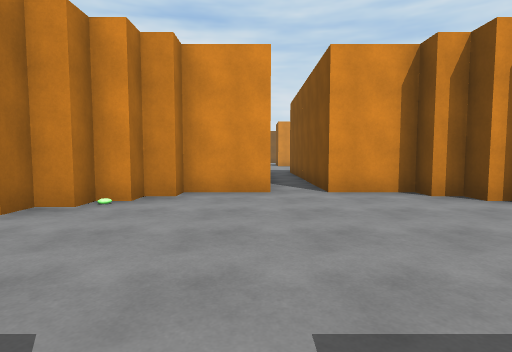
[1] (above)

20 first-person views from a walk through a 3-D level made in the Unity game engine. The camera is 1.3 m above the floor, tilts 4° down and sees 80° across. The floor is counted in squares, 2 m on a side. Each view is taken from the middle of a square. On the plan, view 1 faces up. The plan holds only what a view shows up to about 10 squares ahead; the rest is blank. The place goes on beyond the plan. The player character is not drawn. Surface patterns are stand-ins for the level's own textures.

[2]
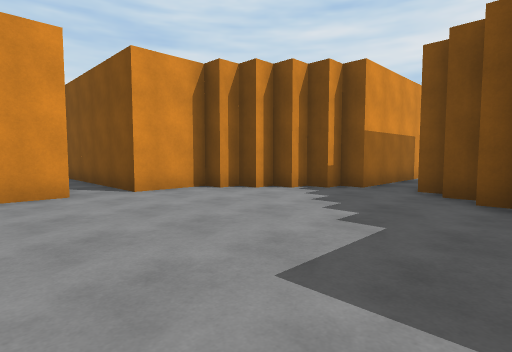

[3]
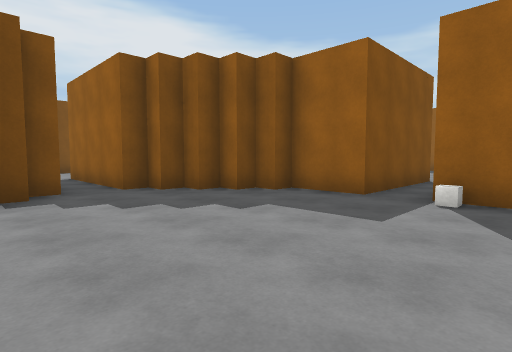

[4]
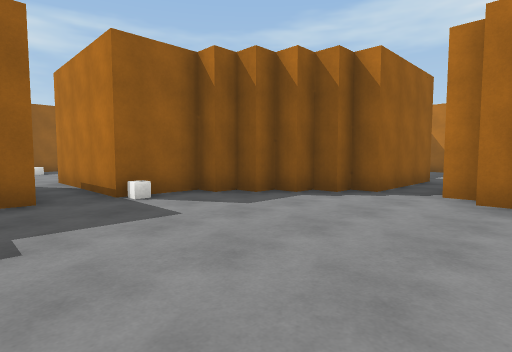

[5]
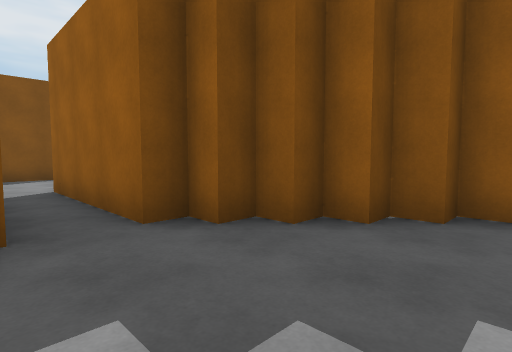

[6]
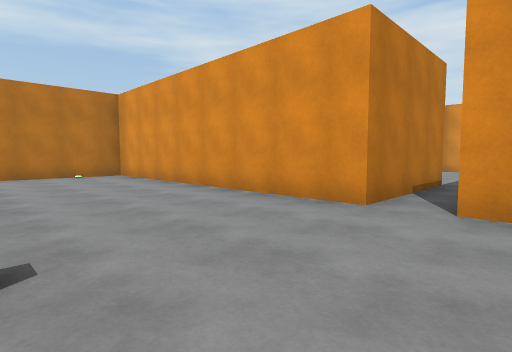

[7]
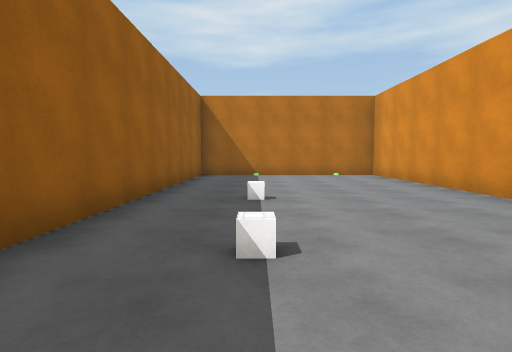

[8]
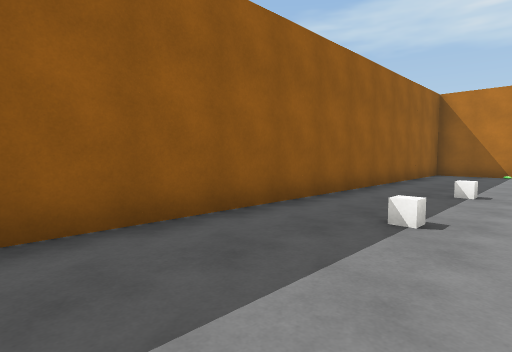

[9]
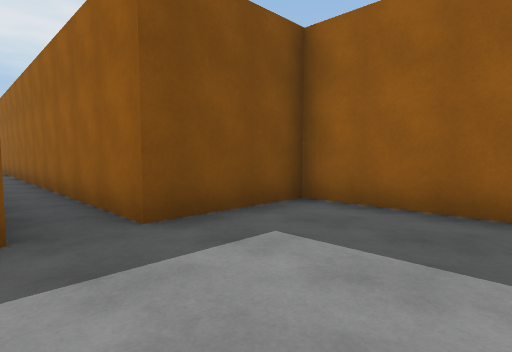

[10]
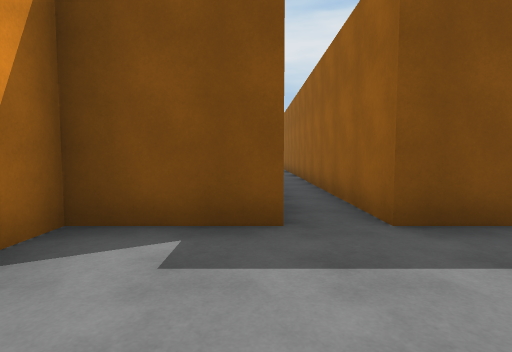

[11]
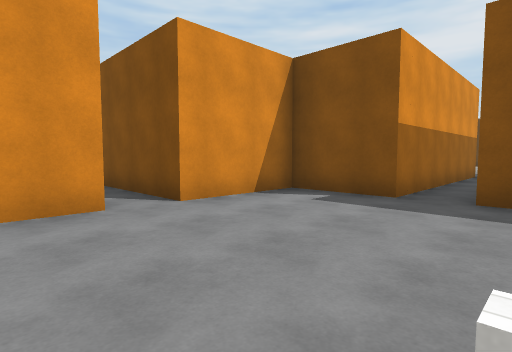

[12]
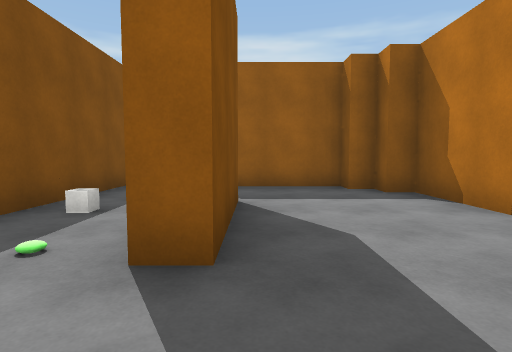

[13]
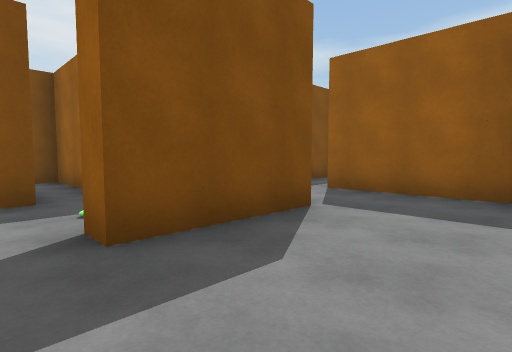

[14]
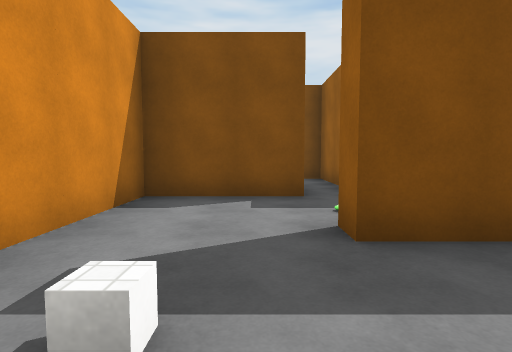

[15]
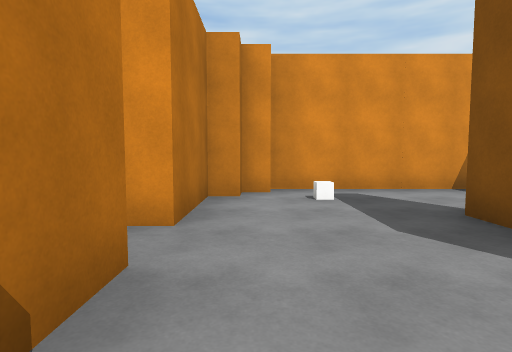

[16]
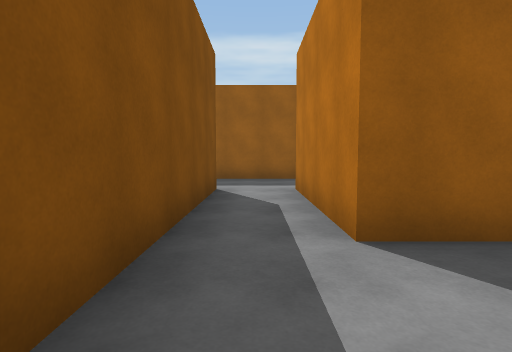

[17]
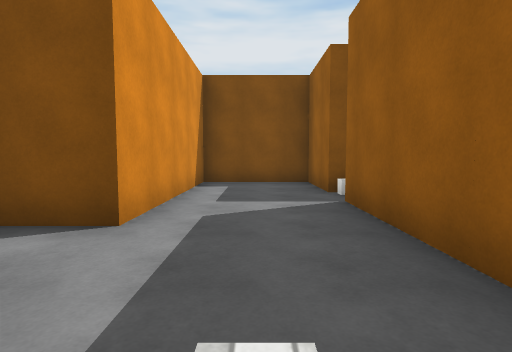

[18]
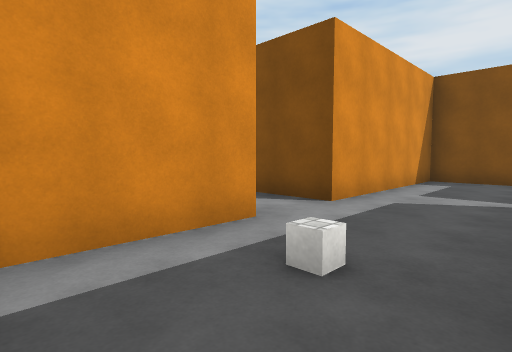

[19]
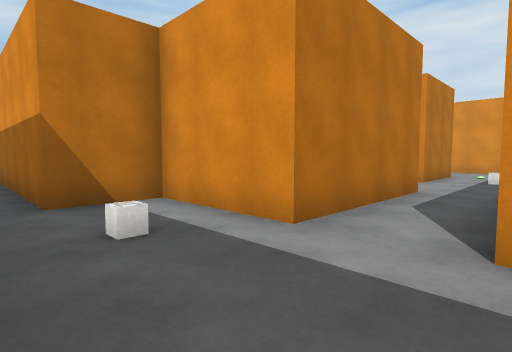

[20]
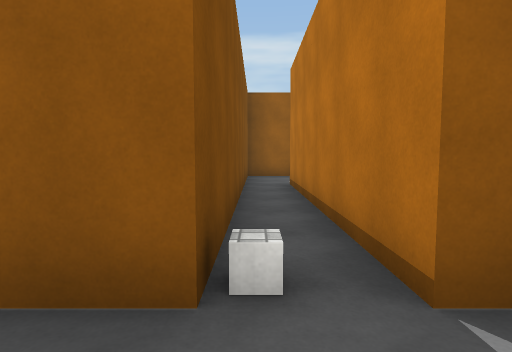

### Floor plan
Points are (right, up) in squares from view 1. A wall is a line through its corners. A room is listed if a view was taken in it or the views show most of it. See-through windows are left out.
Room 1 (views 1, 2, 3, 4, 5)
walls: (0.4, 5.2) (-1.3, 5.2) (-1.3, 4.7) (-1.8, 4.7) (-1.8, 4.2) (-2.2, 4.2) (-2.2, 3.7) (-2.8, 3.7) (-2.8, 3.2); (-3.3, 1.7) (-3.3, 1.2) (-2.8, 1.2) (-2.8, 0.7) (-2.2, 0.7) (-2.2, 0.2) (-1.8, 0.2) (-1.8, -0.3) (-1.3, -0.3) (-1.3, -0.8) (0.3, -0.8) (0.3, -4.2); (-3.3, 3.2) (-3.3, 2.8); (1.3, -4.2) (1.3, -0.8) (2.8, -0.8) (2.8, -0.3) (3.3, -0.3) (3.3, 0.2) (3.7, 0.2) (3.7, 0.7) (4.2, 0.7) (4.2, 1.2) (4.7, 1.2) (4.7, 1.7) (8.3, 1.7) (8.3, -0.3); (8.3, 2.7) (4.7, 2.7) (4.7, 3.2) (4.2, 3.2) (4.2, 3.7) (3.7, 3.7) (3.7, 4.2) (3.3, 4.2) (3.3, 4.7) (2.8, 4.7) (2.8, 5.2) (1.3, 5.2); (11.2, 0.6) (11.2, 3.2)
ways out: opening at (1, -4) to room 2; opening at (9.5, 3) to room 3; opening at (9.5, 1) to room 4; opening at (-4, 2); opening at (1, 6)
Room 2 (views 6, 7, 8, 9, 10, 11)
walls: (0.3, -4.2) (-7.7, -4.2) (-7.7, -9.7) (3.7, -9.7) (3.7, -7.3) (9.4, -7.3); (9.8, -6.3) (3.7, -6.3) (3.7, -4.2) (1.3, -4.2)
ways out: opening at (1, -4) to room 1; opening at (10, -7) to room 6
Room 3 (views 12, 13, 14)
walls: (9.2, 5.2) (8.7, 5.2) (8.7, 4.7) (8.3, 4.7) (8.3, 2.7); (11.4, 5.7) (9.2, 5.7)
ways out: opening at (9.5, 3) to room 1; opening at (11, 4.5) to room 5
Room 4 (view 15)
walls: (8.3, -0.3) (8.7, -0.3) (8.7, -0.8) (9.2, -0.8) (9.2, -1.3) (12.3, -1.3)
ways out: opening at (9.5, 1) to room 1; opening at (11, -0.5) to room 7
Room 5 (view 16)
walls: (11.2, 3.2) (11.8, 3.2) (11.8, 0.8); (13.7, 3.1) (13.7, 5.7) (11.4, 5.7); (13.7, 0.4) (13.7, 1.9)
ways out: opening at (11, 4.5) to room 3; opening at (12.5, 1.5) to room 7; opening at (14.5, 3)
Room 6 (views 17, 18, 19, 20)
walls: (12.3, -4.8) (9.8, -4.8) (9.8, -6.3); (9.4, -7.3) (15.2, -7.3) (15.2, -11.5); (16.2, -11.2) (16.2, -7.3) (18.3, -7.3) (18.3, -4.8) (13.7, -4.8)
ways out: opening at (10, -7) to room 2; opening at (13, -4) to room 7
Room 7 (no view inside)
walls: (12.3, -1.3) (12.3, -4.8); (13.7, -4.8) (13.7, 0.4)
ways out: opening at (11, -0.5) to room 4; opening at (12.5, 1.5) to room 5; opening at (13, -4) to room 6

Positions as (right, up) in squares from view 1, and headings:
1: (0, 0), facing up
2: (-1, 0), facing up-right
3: (-1, 4), facing down-right
4: (2, 4), facing down-left
5: (2, 3), facing down-right
6: (2, -8), facing up-left
7: (2, -8), facing left
8: (3, -7), facing down-left
9: (1, -6), facing down-right
10: (1, -6), facing right
11: (-1, -8), facing up-right
12: (11, 5), facing down
13: (9, 4), facing down-right
14: (9, 4), facing right
15: (9, 0), facing up
16: (13, 1), facing down
17: (11, -6), facing right
18: (10, -7), facing up-right
19: (14, -7), facing up-left
20: (16, -6), facing down
